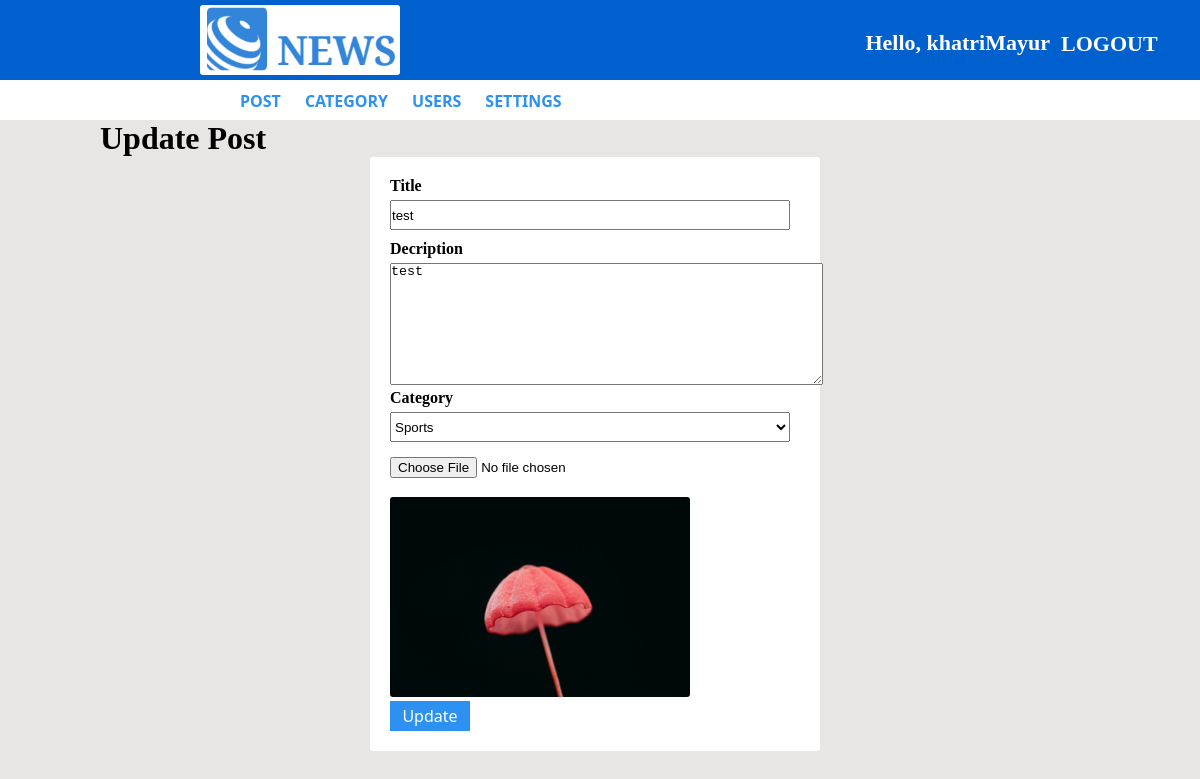
Screenshot of /admin/update-post.php?id=20 (signed in) with the database file from the repository.
### tables this page shows
CREATE TABLE `post` (
  `post_id` int(11) NOT NULL,
  `title` varchar(100) NOT NULL,
  `description` text NOT NULL,
  `category` int(11) NOT NULL,
  `post_date` varchar(50) NOT NULL,
  `author` int(11) NOT NULL,
  `post_img` varchar(100) NOT NULL
);

### admin/update-post.php (the view, shortened to what this page needs)
<!DOCTYPE html>
<html lang="en">
<head>
    <link rel="stylesheet" href="./CSS/add-user-style.css">
</head>
<body>
    <?php
    include 'Admin-panel-header.php';
    include 'config.php';
    $post_id = $_GET['id'];
    $sql1 = "SELECT post.post_id,post.title,post.description,post.category,category.category_name,post.post_date,post.post_img FROM post LEFT JOIN category ON post.category=category.category_id LEFT JOIN user ON post.author=user.user_id WHERE post.post_id={$post_id}";
    $result1 = mysqli_query($conn, $sql1) or die("Query Failed");
    if (mysqli_num_rows($result1) > 0) {
        while ($row1 = mysqli_fetch_assoc($result1)) {
    ?>
    <div class="content">
        <h1>Update Post</h1>
        <div class="form">
            <form style="height: fit-content;" action="save-update-post.php" method="post"
                enctype="multipart/form-data">
                <div class="form">
                    <label for="title"><b>Title</b></label>
                    <br>
                    <input required style="margin-top:5px;" type="text" name="title" id="fname"
                        value="<?php echo $row1['title'] ?>" required>
                    <br>
                    <label for="lname"><b>Decription</b></b></label>
                    <br>
                    <textarea required style="margin-top:5px;" id="discription" name="discription" rows="8"
                        cols="52"><?php echo $row1['description'] ?></textarea>
                    <br>
                    <label for="category"><b>Category</b></label>
                    <br>
                    <select required style="margin-top:5px;" name="category" id="category" required>
                        <?php
                                $sql = "SELECT * FROM category";
                                $result = mysqli_query($conn, $sql) or die("Query Failed..");
                                if (mysqli_num_rows($result) > 0) {
                                    while ($row = mysqli_fetch_assoc($result)) {
                                        if ($row['category_id'] == $row1['category']) {
                                            echo '<option selected value=' . $row['category_id'] . '>' . $row['category_name'] . '</option>';
                                        } else {
                                            echo '<option value=' . $row['category_id'] . '>' . $row['category_name'] . '</option>';
                                        }
                                    }
                                }
                                ?>
                    </select>
                    <br>
                    <input style="margin-top:5px;" type="file" name="new-file" id="file">
                    <br>
                    <img style="width:300px;height:200px;margin:0;" src="upload/<?php echo $row1['post_img'] ?>"
                        alt="Image">
                    <br>
                    <button type="submit" name="save" value="save">Update</button>
                </div>
            </form>
        </div>
    </div>
    <?php
        }
    } else {
        echo "Result Not Found";
    } ?>
</body>
</html>

### admin/CSS/add-user-style.css (style rules this page uses)
body { background-color: rgba(230, 227, 227, 0.904); display: flex; flex-direction: column; align-items: center; justify-content: center; margin: 0; }
.content { width: 1000px; }
h1 { display: flex; align-self: flex-start; font-family: Cambria, Cochin, Georgia, Times, "Times New Roman", serif; }
form { width: 450px; height: 400px; margin-left: 270px; background-color: #fff; font-family: "Lucida Sans", "Lucida Sans Regular", "Lucida Grande"; align-items: center; border-radius: 3px; }
form input, select { width: 400px; margin-bottom: 10px; height: 30px; }
form .form { padding: 20px; }
button, .form button { cursor: pointer; margin-right: 45px; width: 80px; height: 30px; text-align: center; font-family: "Segoe UI", Tahoma, Geneva, Verdana, sans-serif; font-size: 16px; text-decoration: none; color: #fff; background-color: #2c91f0; outline: none; border: 0; }

### admin/CSS/style.css (style rules this page uses)
* { box-sizing: border-box; }
body { background-color: rgba(230, 227, 227, 0.904); display: flex; flex-direction: column; align-items: center; justify-content: center; margin: 0; }
img { height: 50px; width: 150px; border-radius: 3px; }

### admin/Admin-panel-header.php (style rules this page uses)
* { box-sizing: border-box; margin: 0; padding: 0; }

### rows the page displays
post: title "test", discription "test", post_img (picture)

### other values shown
$_SESSION['username'] "khatriMayur"
form field category "Sports"
